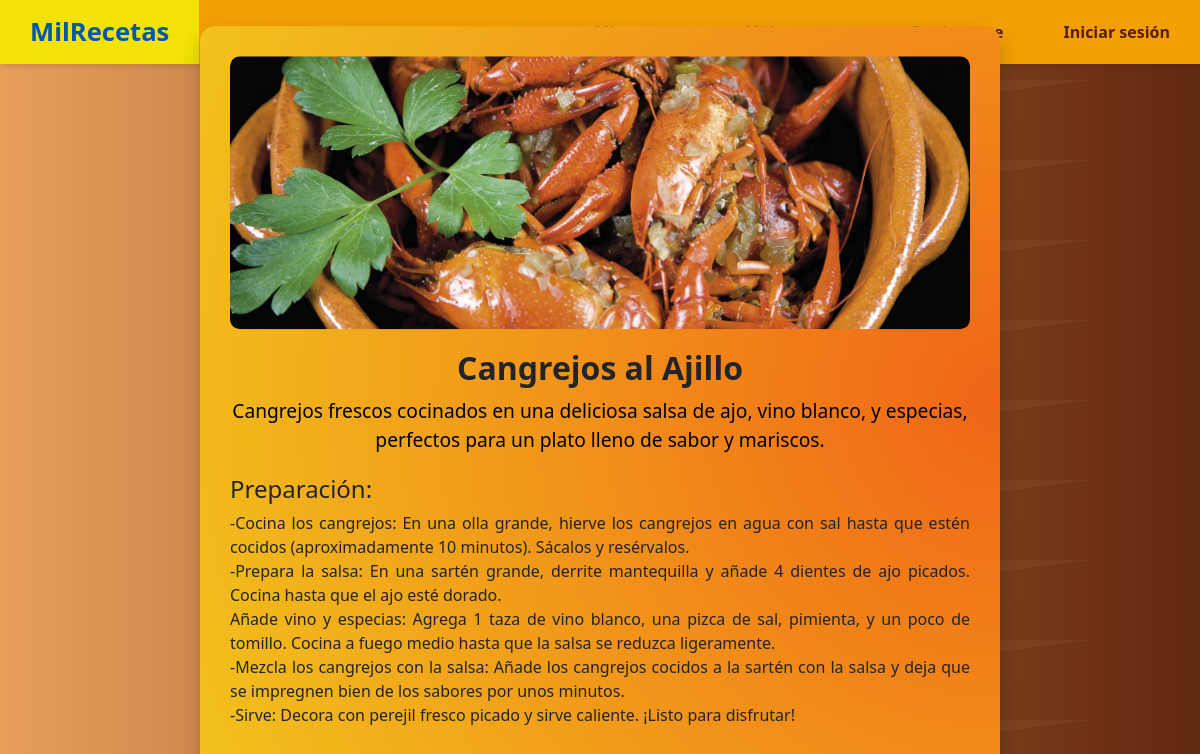
Page /receta.php?id=7 on the committed database.
### tables this page shows
CREATE TABLE `recetas` (
  `id_receta` int(15) NOT NULL,
  `id_usuario` int(15) NOT NULL,
  `nombre` varchar(50) NOT NULL,
  `descripcion` varchar(200) NOT NULL,
  `preparacion` varchar(800) NOT NULL,
  `nombre_img` varchar(250) NOT NULL
);

### receta.php (the view, shortened to what this page needs)
<!DOCTYPE html>
<html lang="es">
<head>
    <link href="https://stackpath.bootstrapcdn.com/bootstrap/4.5.2/css/bootstrap.min.css" rel="stylesheet">
    <link rel="stylesheet" href="estilos_inicio.css">
</head>
<body>
    <?php
    include("conexion_db.php");
    ?>
    <header>
        <nav>
            <ul>
                <li class="marca"><a href="Index.php">MilRecetas</a></li>
                <li class="hideOnMobile"><a href="mis_recetas.php">Mis recetas</a></li>
                <li class="hideOnMobile"><a href="mi_inventario.php">Mi inventario</a></li>
                <li class="hideOnMobile"><a href="registro.php">Registrarse</a></li>
                <?php
                if (isset($_SESSION['id'])) {
                    echo '<li class="hideOnMobile"><a href="logout.php">Cerrar Sesión</a></li>';
                } else {
                    echo '<li><a href="f_login.php">Iniciar sesión</a></li>';
                }
                ?>
            </ul>
        </nav>
    </header>
    <div class="receta-container">
        <?php
        $id_receta = $_GET['id'];
        $query = "SELECT * FROM recetas WHERE id_receta = '$id_receta'";
        $resultado = mysqli_query($conex, $query);
        $row = mysqli_fetch_array($resultado);
        ?>
        <img src="img_recetas/<?php echo htmlspecialchars($row['nombre_img']); ?>" alt="<?php echo htmlspecialchars($row['nombre']); ?>" class="receta-img">
        <h1 class="receta-title"><?php echo htmlspecialchars($row['nombre']); ?></h1>
        <p class="receta-description"><?php echo htmlspecialchars($row['descripcion']); ?></p>
        <div class="receta-content">
            <h4>Preparación:</h4>
            <p><?php echo nl2br(htmlspecialchars($row['preparacion'])); ?></p>
        </div>
    </div>
</body>

### estilos_inicio.css (style rules this page uses)
* { margin: 0; padding: 0; }
body { max-height: 100vh; overflow-x: hidden; font-family: 'Segoe UI', Tahoma, Geneva, Verdana, sans-serif; background-image: linear-gradient(305deg, rgba(161, 161, 161, 0.04) 0%, rgba(161, 161, 161, 0.04) 45%,rgba(31, 31, 31, 0.04) 45%, rgba(31, 31, 31, 0.04) 100%),linear-gradient(173deg, rgba(190, 190, 190, 0.04) 0%, rgba(190, 190, 190, 0.04) 59%,rgba(10, 10, 10, 0.04) 59%, rgba(10, 10, 10, 0.04) 100%),linear-gradient(229deg, rgba(168, 168, 168, 0.04) 0%, rgba(168, 168, 168, 0.04) 29%,rgba(86, 86, 86, 0.04) 29%, rgba(86, 86, 86, 0.04) 100%),linear-gradient(306deg, rgba(51, 51, 51, 0.04) 0%, rgba(51, 51, 51, 0.04) 17%,rgba(64, 64, 64, 0.04) 17%, rgba(64, 64, 64, 0.04) 100%),linear-gradient(90deg, rgb(255, 169, 89),rgb(97, 30, 1));; }
nav { background-color: #F29F05; box-shadow: 3px 3px 5px rgba(0, 0, 0, 0.1); }
nav ul { width: 100%; list-style: none; display: flex; justify-content: flex-end; align-items: center; }
nav li { height: 8vh; }
nav a { height: 100%; padding: 0 30px; text-decoration: none; display: flex; align-items: center; color: #591E08; font-weight: 700; }
.marca { font-size: 1.6em; }
nav li:first-child { margin-right: auto; }

### receta.php (style rules this page uses)
.receta-container { background-image: radial-gradient(circle at center right, rgb(240, 101, 23),rgb(242, 194, 28)); border-radius: 15px; box-shadow: 0 10px 20px rgba(0, 0, 0, 0.2); max-width: 800px; width: 90%; padding: 30px; text-align: center; position: absolute; top: 50%; left: 50%; transform: translate(-50%, -50%); }
.receta-img { border-radius: 10px; max-width: 100%; height: auto; margin-bottom: 20px; }
.receta-title { font-size: 2rem; font-weight: bold; margin-bottom: 10px; }
.receta-description { font-size: 1.2rem; color: black; margin-bottom: 20px; }
.receta-content { font-size: 1rem; text-align: justify; }

### rows in the picture
recetas: nombre_img (picture), nombre "Cangrejos al Ajillo", descripcion "Cangrejos frescos cocinados en una deliciosa salsa de ajo, vino blanco, y especias, perfectos para un plato lleno de sabor y mariscos.", preparacion "-Cocina los cangrejos: En una olla grande, hierve los cangrejos en agua con sal hasta que estén cocidos (aproximadamente 10 minutos). Sácalos y resérvalos. -Prepara la salsa: En una sartén grande, derrite mantequilla y añade 4 dientes de ajo picados. Cocina hasta que el ajo esté dorado. Añade vino y especias: Agrega 1 taza de vino blanco, una pizca de sal, pimienta, y un poco de tomillo. Cocina a fuego medio hasta que la salsa se reduzca ligeramente. -Mezcla los cangrejos con la salsa: Añade los cangrejos cocidos a la sartén con la salsa y deja que se impregnen bien de los sabores por unos minutos. -Sirve: Decora con perejil fresco picado y sirve caliente. ¡Listo para disfrutar!"
